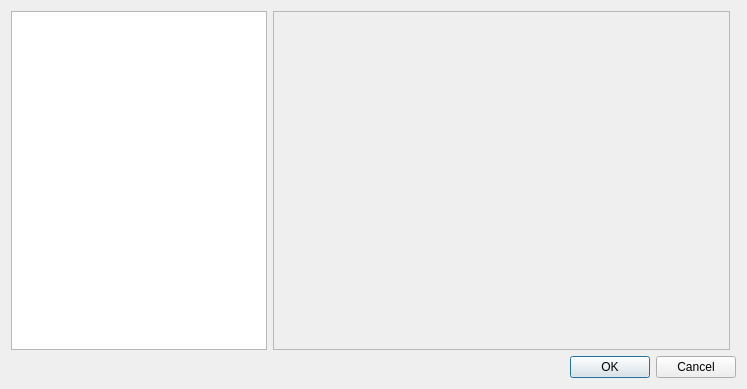
<?xml version="1.0" encoding="UTF-8"?>
<ui version="4.0">
 <class>CharMapDialog</class>
 <widget class="QDialog" name="CharMapDialog">
  <property name="geometry">
   <rect>
    <x>0</x>
    <y>0</y>
    <width>747</width>
    <height>389</height>
   </rect>
  </property>
  <property name="windowTitle">
   <string>Chars map</string>
  </property>
  <property name="modal">
   <bool>true</bool>
  </property>
  <layout class="QGridLayout" name="gridLayout_2" columnstretch="0,1,0">
   <item row="1" column="0" colspan="3">
    <widget class="QDialogButtonBox" name="buttonBox">
     <property name="orientation">
      <enum>Qt::Horizontal</enum>
     </property>
     <property name="standardButtons">
      <set>QDialogButtonBox::Cancel|QDialogButtonBox::Ok</set>
     </property>
    </widget>
   </item>
   <item row="0" column="0">
    <widget class="QListWidget" name="listWidget">
     <property name="contextMenuPolicy">
      <enum>Qt::DefaultContextMenu</enum>
     </property>
     <property name="editTriggers">
      <set>QAbstractItemView::DoubleClicked|QAbstractItemView::EditKeyPressed</set>
     </property>
     <property name="selectionMode">
      <enum>QAbstractItemView::ExtendedSelection</enum>
     </property>
    </widget>
   </item>
   <item row="0" column="1">
    <widget class="QScrollArea" name="scrollArea">
     <property name="widgetResizable">
      <bool>true</bool>
     </property>
     <widget class="QWidget" name="scrollAreaWidgetContents">
      <property name="geometry">
       <rect>
        <x>0</x>
        <y>0</y>
        <width>459</width>
        <height>340</height>
       </rect>
      </property>
      <layout class="QGridLayout" name="gridLayout">
       <item row="0" column="0">
        <widget class="CharsSelectWidget" name="widget" native="true"/>
       </item>
      </layout>
     </widget>
    </widget>
   </item>
  </layout>
 </widget>
 <customwidgets>
  <customwidget>
   <class>CharsSelectWidget</class>
   <extends>QWidget</extends>
   <header>charsselectwidget.h</header>
   <container>1</container>
  </customwidget>
 </customwidgets>
 <resources/>
 <connections>
  <connection>
   <sender>buttonBox</sender>
   <signal>accepted()</signal>
   <receiver>CharMapDialog</receiver>
   <slot>accept()</slot>
   <hints>
    <hint type="sourcelabel">
     <x>248</x>
     <y>254</y>
    </hint>
    <hint type="destinationlabel">
     <x>157</x>
     <y>274</y>
    </hint>
   </hints>
  </connection>
  <connection>
   <sender>buttonBox</sender>
   <signal>rejected()</signal>
   <receiver>CharMapDialog</receiver>
   <slot>reject()</slot>
   <hints>
    <hint type="sourcelabel">
     <x>316</x>
     <y>260</y>
    </hint>
    <hint type="destinationlabel">
     <x>286</x>
     <y>274</y>
    </hint>
   </hints>
  </connection>
 </connections>
</ui>
